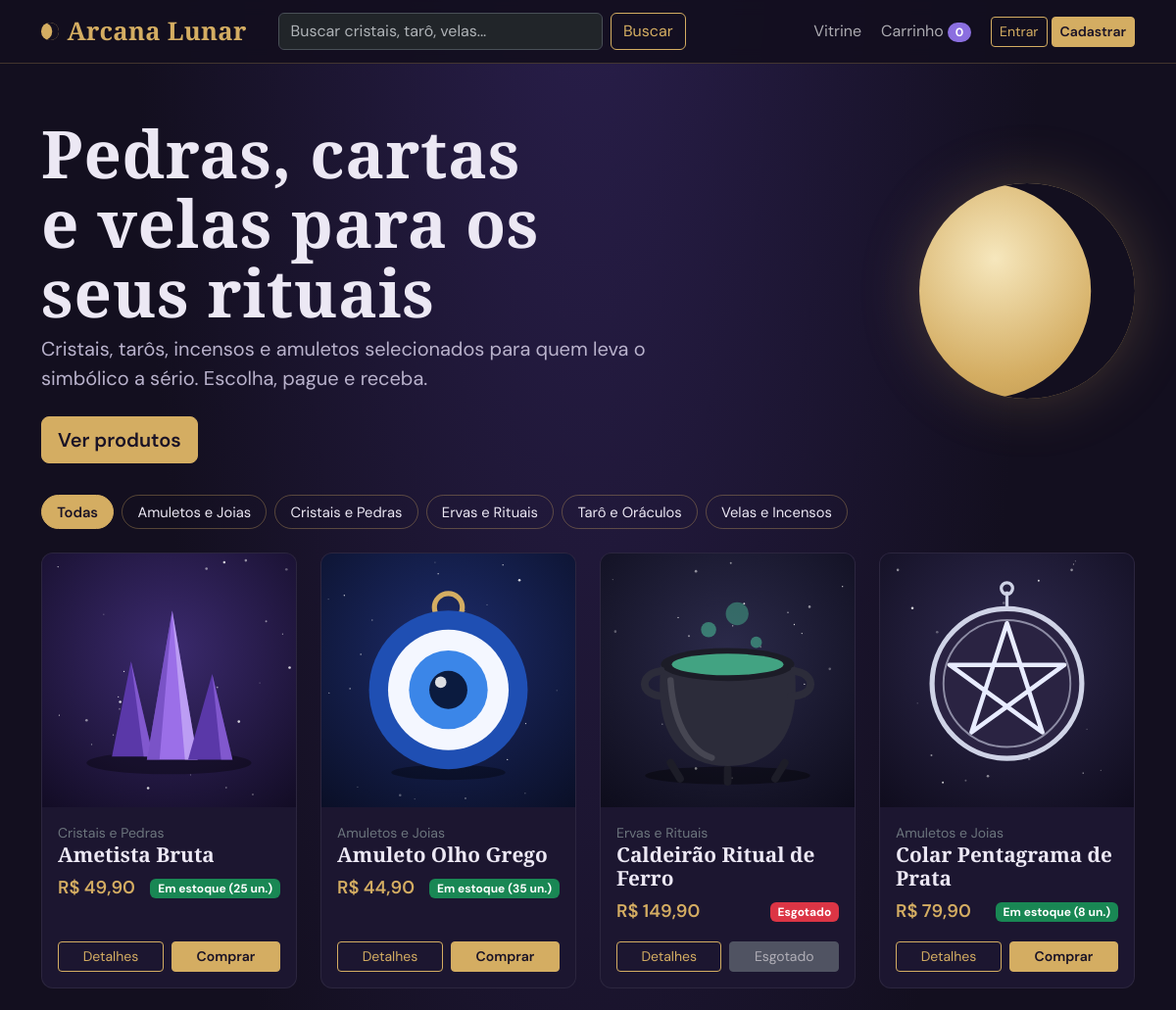
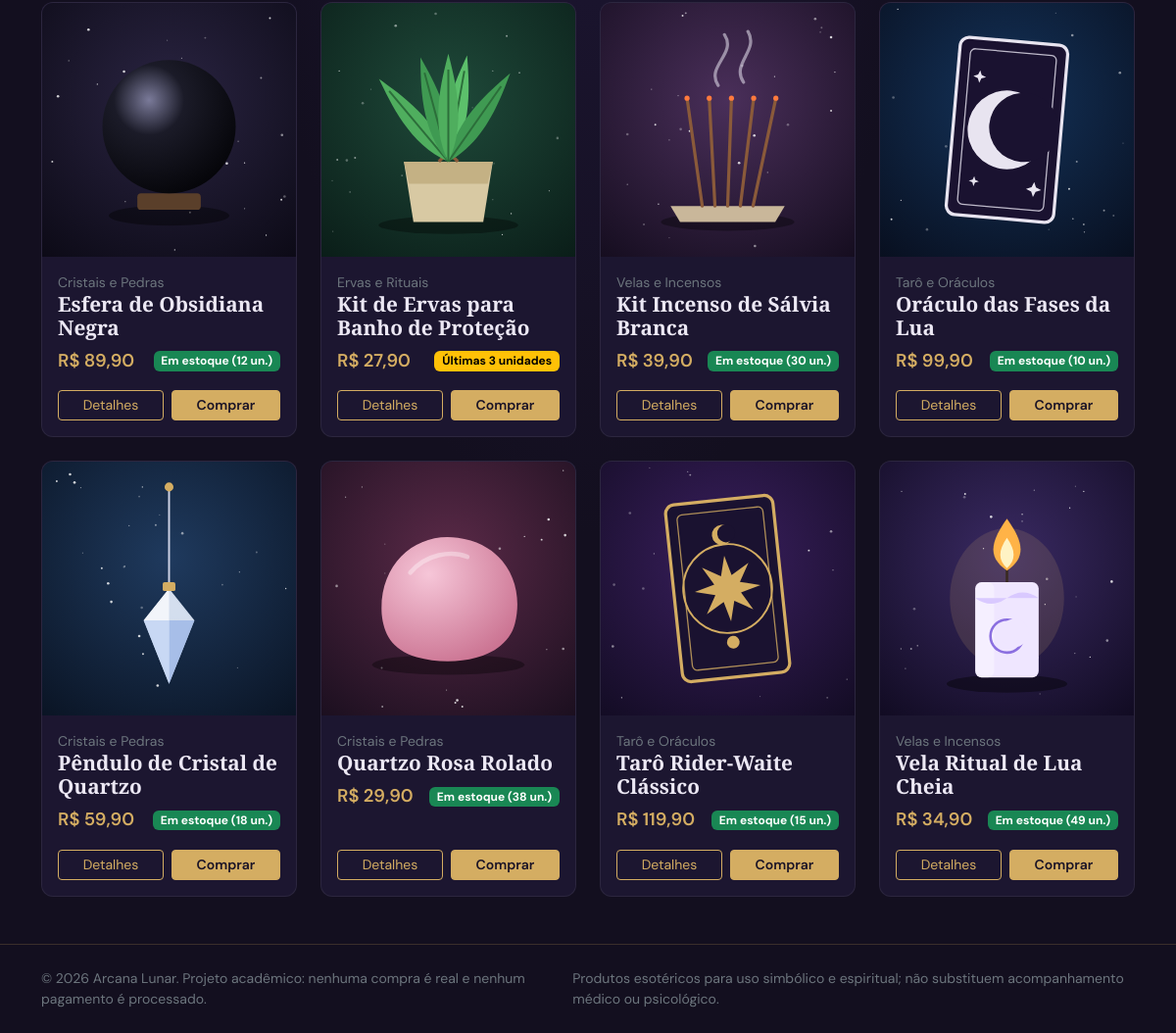
The page / on the database its author committed (2 pictures, top to bottom).
### tables this page shows
CREATE TABLE categorias (
    id         INT UNSIGNED NOT NULL AUTO_INCREMENT,
    nome       VARCHAR(80) NOT NULL,
    descricao  VARCHAR(255) NULL,
    PRIMARY KEY (id),
    UNIQUE KEY uq_categorias_nome (nome)
);

CREATE TABLE produtos (
    id            INT UNSIGNED NOT NULL AUTO_INCREMENT,
    categoria_id  INT UNSIGNED NOT NULL,
    nome          VARCHAR(150) NOT NULL,
    descricao     TEXT NOT NULL,
    preco         DECIMAL(10,2) NOT NULL,
    estoque       INT UNSIGNED NOT NULL DEFAULT 0,
    imagem        VARCHAR(255) NULL,
    ativo         TINYINT(1) NOT NULL DEFAULT 1,
    criado_em     TIMESTAMP NOT NULL DEFAULT CURRENT_TIMESTAMP,
    PRIMARY KEY (id),
    KEY idx_produtos_categoria (categoria_id),
    KEY idx_produtos_ativo (ativo),
    CONSTRAINT fk_produtos_categoria FOREIGN KEY (categoria_id)
        REFERENCES categorias (id) ON UPDATE CASCADE ON DELETE RESTRICT,
    CONSTRAINT ck_produtos_preco CHECK (preco >= 0)
);

### includes/helpers.php (called while the page is built, shortened)
<?php
function e($valor): string
{
    return htmlspecialchars((string) $valor, ENT_QUOTES | ENT_SUBSTITUTE, 'UTF-8');
}
function url(string $caminho = ''): string
{
    return BASE_URL . '/' . ltrim($caminho, '/');
}
function para_centavos($valor): int
{
    return (int) round(((float) $valor) * 100);
}
function moeda_centavos(int $centavos): string
{
    return 'R$ ' . number_format($centavos / 100, 2, ',', '.');
}
function moeda($valor): string
{
    return moeda_centavos(para_centavos($valor));
}
function imagem_url(?string $caminho): string
{
    return url($caminho);
}
function estoque_info(int $estoque): array
{
    if ($estoque <= 0) {
        return ['danger', 'Esgotado'];
    }
    if ($estoque <= 5) {
        return ['warning', 'Últimas ' . $estoque . ' unidade' . ($estoque > 1 ? 's' : '')];
    }
    return ['success', 'Em estoque (' . $estoque . ' un.)'];
}

### includes/cart.php (called while the page is built, shortened)
<?php
function carrinho_obter(): array
{
    $c = $_SESSION['carrinho'] ?? [];
    return is_array($c) ? $c : [];
}
function carrinho_quantidade_total(): int
{
    return (int) array_sum(array_map('intval', carrinho_obter()));
}

### includes/auth.php (called while the page is built, shortened)
<?php
function usuario_logado(): ?array
{
    return isset($_SESSION['usuario']) && is_array($_SESSION['usuario']) ? $_SESSION['usuario'] : null;
}

### index.php (the view, shortened to what this page needs)
<?php
$q = trim((string) ($_GET['q'] ?? ''));
$catId = filter_var($_GET['categoria'] ?? 0, FILTER_VALIDATE_INT, ['options' => ['min_range' => 0]]);
$pdo = db();
$categorias = $pdo->query('SELECT id, nome FROM categorias ORDER BY nome')->fetchAll();
$like = '%' . addcslashes($q, '%_\\') . '%';
$st = $pdo->prepare(
    'SELECT p.id, p.nome, p.preco, p.estoque, p.imagem, c.nome AS categoria
       FROM produtos p
       JOIN categorias c ON c.id = p.categoria_id
      WHERE p.ativo = 1
        AND (:cat_filtro = 0 OR p.categoria_id = :cat_id)
        AND (:q_filtro = \'\' OR p.nome LIKE :q_nome OR p.descricao LIKE :q_desc)
      ORDER BY p.nome'
);
$st->bindValue(':cat_filtro', $catId, PDO::PARAM_INT);
$st->bindValue(':cat_id', $catId, PDO::PARAM_INT);
$st->bindValue(':q_filtro', $q, PDO::PARAM_STR);
$st->bindValue(':q_nome', $like, PDO::PARAM_STR);
$st->bindValue(':q_desc', $like, PDO::PARAM_STR);
$st->execute();
$produtos = $st->fetchAll();
$filtrando = ($q !== '' || $catId > 0);
require __DIR__ . '/includes/header.php';
?>
<?php if (!$filtrando): ?>
<section class="hero">
    <div class="container">
        <div class="row align-items-center g-4">
            <div class="col-md-8">
                <h1 class="titulo-arcano">Pedras, cartas e velas para os seus rituais</h1>
                <p class="fs-5 mb-4">Cristais, tarôs, incensos e amuletos selecionados para quem leva o simbólico a sério. Escolha, pague e receba.</p>
                <a href="#vitrine" class="btn btn-ouro btn-lg">Ver produtos</a>
            </div>
            <div class="col-md-4 d-none d-md-block"><div class="hero-lua" aria-hidden="true"></div></div>
        </div>
    </div>
</section>
<?php endif; ?>
<section class="container <?= $filtrando ? 'pt-4' : '' ?>" id="vitrine">
    <div class="d-flex flex-wrap gap-2 mb-4" aria-label="Filtrar por categoria">
        <a class="chip-categoria <?= $catId === 0 ? 'ativa' : '' ?>" href="<?= e(url('index.php' . ($q !== '' ? '?q=' . urlencode($q) : ''))) ?>">Todas</a>
        <?php foreach ($categorias as $c): ?>
            <a class="chip-categoria <?= $catId === (int) $c['id'] ? 'ativa' : '' ?>"
               href="<?= e(url('index.php?categoria=' . (int) $c['id'] . ($q !== '' ? '&q=' . urlencode($q) : ''))) ?>"><?= e($c['nome']) ?></a>
        <?php endforeach; ?>
    </div>
    <?php if (!$produtos): ?>
        <div class="painel text-center py-5">
            <h2 class="h3">Nenhum produto encontrado</h2>
            <p class="text-secondary">Tente outra palavra ou volte para todas as categorias.</p>
            <a class="btn btn-outline-ouro" href="<?= e(url('index.php')) ?>">Limpar filtros</a>
        </div>
    <?php else: ?>
    <div class="row row-cols-1 row-cols-sm-2 row-cols-lg-3 row-cols-xl-4 g-4">
        <?php foreach ($produtos as $p): [$classe, $texto] = estoque_info((int) $p['estoque']); ?>
        <div class="col">
            <article class="card-produto d-flex flex-column">
                <a href="<?= e(url('produto.php?id=' . (int) $p['id'])) ?>">
                    <img src="<?= e(imagem_url($p['imagem'])) ?>" alt="<?= e($p['nome']) ?>" loading="lazy">
                </a>
                <div class="p-3 d-flex flex-column flex-grow-1">
                    <span class="small text-secondary"><?= e($p['categoria']) ?></span>
                    <a class="nome mb-2" href="<?= e(url('produto.php?id=' . (int) $p['id'])) ?>"><?= e($p['nome']) ?></a>
                    <div class="d-flex justify-content-between align-items-center mb-3">
                        <span class="preco"><?= e(moeda($p['preco'])) ?></span>
                        <span class="badge text-bg-<?= e($classe) ?>"><?= e($texto) ?></span>
                    </div>
                    <div class="mt-auto d-flex gap-2">
                        <a class="btn btn-outline-ouro btn-sm flex-fill" href="<?= e(url('produto.php?id=' . (int) $p['id'])) ?>">Detalhes</a>
                        <?php if ((int) $p['estoque'] > 0): ?>
                        <form action="<?= e(url('carrinho.php')) ?>" method="post" class="flex-fill">
                            <button class="btn btn-ouro btn-sm w-100" type="submit">Comprar</button>
                        </form>
                        <?php else: ?>
                            <button class="btn btn-secondary btn-sm flex-fill" type="button" disabled>Esgotado</button>
                        <?php endif; ?>
                    </div>
                </div>
            </article>
        </div>
        <?php endforeach; ?>
    </div>
    <?php endif; ?>
</section>
<?php require __DIR__ . '/includes/footer.php'; ?>

### includes/header.php (shortened to what this page needs)
<?php
$usuario = usuario_logado();
$qtdCarrinho = carrinho_quantidade_total();
$buscaAtual = isset($_GET['q']) && is_string($_GET['q']) ? $_GET['q'] : '';
?>
<!DOCTYPE html>
<html lang="pt-BR" data-bs-theme="dark">
<head>
    <link href="https://cdn.jsdelivr.net/npm/bootstrap@5.3.3/dist/css/bootstrap.min.css" rel="stylesheet">
    <link href="<?= e(url('assets/css/style.css')) ?>" rel="stylesheet">
</head>
<body>
<nav class="navbar navbar-expand-lg navbar-arcana sticky-top">
    <div class="container">
        <a class="navbar-brand marca" href="<?= e(url('index.php')) ?>"><span class="marca-lua" aria-hidden="true"></span><?= e(APP_NOME) ?></a>
        <div class="collapse navbar-collapse" id="menuPrincipal">
            <form class="d-flex my-3 my-lg-0 mx-lg-3 flex-grow-1 busca-nav" role="search" action="<?= e(url('index.php')) ?>" method="get">
                <input class="form-control" type="search" name="q" value="<?= e($buscaAtual) ?>" placeholder="Buscar cristais, tarô, velas..." maxlength="100" aria-label="Buscar produtos">
                <button class="btn btn-outline-ouro ms-2" type="submit">Buscar</button>
            </form>
            <ul class="navbar-nav ms-auto align-items-lg-center gap-lg-1">
                <li class="nav-item"><a class="nav-link" href="<?= e(url('index.php')) ?>">Vitrine</a></li>
                <li class="nav-item">
                    <a class="nav-link" href="<?= e(url('carrinho.php')) ?>">Carrinho
                        <span class="badge rounded-pill badge-carrinho" id="badgeCarrinho"><?= (int) $qtdCarrinho ?></span>
                    </a>
                </li>
                <?php if ($usuario): ?>
                    <li class="nav-item ms-lg-2">
                        <form action="<?= e(url('logout.php')) ?>" method="post" class="d-flex align-items-center gap-2">
                            <?= csrf_campo() ?>
                            <span class="small text-secondary">Olá, <?= e(explode(' ', $usuario['nome'])[0]) ?></span>
                            <button class="btn btn-sm btn-outline-secondary" type="submit">Sair</button>
                        </form>
                    </li>
                <?php else: ?>
                    <li class="nav-item ms-lg-2"><a class="btn btn-sm btn-outline-ouro" href="<?= e(url('login.php')) ?>">Entrar</a></li>
                    <li class="nav-item"><a class="btn btn-sm btn-ouro" href="<?= e(url('cadastro.php')) ?>">Cadastrar</a></li>
                <?php endif; ?>
            </ul>
        </div>
    </div>
</nav>
<main id="conteudo">

### includes/footer.php (shortened to what this page needs)
</main>
<footer class="rodape mt-5 py-4">
    <div class="container d-flex flex-column flex-md-row justify-content-between gap-2 small text-secondary">
        <span>&copy; <?= date('Y') ?> <?= e(APP_NOME) ?>. Projeto acadêmico: nenhuma compra é real e nenhum pagamento é processado.</span>
        <span>Produtos esotéricos para uso simbólico e espiritual; não substituem acompanhamento médico ou psicológico.</span>
    </div>
</footer>
</body>
</html>

### assets/css/style.css (style rules this page uses)
:root { --noite: #130f1f; --noite-2: #1c1630; --nevoa: #2b2245; --ametista: #8b6fe0; --ouro: #d4ad62; --ouro-escuro: #b38d45; --lua: #ece8f4; --quartzo: #e3a8bd; --fonte-titulo: "Cormorant Garamond", Georgia, "Times New Roman", serif; --fonte-texto: "DM Sans", system-ui, -apple-system, "Segoe UI", Roboto, sans-serif; }
body { font-family: var(--fonte-texto); background: radial-gradient(ellipse at 50% -10%, #2a1f4d 0%, var(--noite) 55%) fixed; color: var(--lua); min-height: 100vh; display: flex; flex-direction: column; }
main { flex: 1 0 auto; }
h1, h2, h3, h4, .titulo-arcano, .marca { font-family: var(--fonte-titulo); letter-spacing: .01em; }
h1, h2, h3 { font-weight: 700; }
.navbar-arcana { background: rgba(19, 15, 31, .92); backdrop-filter: blur(8px); border-bottom: 1px solid rgba(212, 173, 98, .25); }
.marca { font-size: 1.6rem; font-weight: 700; color: var(--ouro) !important; display: inline-flex; align-items: center; gap: .55rem; }
.marca-lua { width: 1.1rem; height: 1.1rem; border-radius: 50%; background: var(--ouro); box-shadow: inset -.42rem 0 0 0 var(--noite); }
.busca-nav { max-width: 26rem; }
.badge-carrinho { background: var(--ametista); color: #fff; }
.btn-ouro { background: var(--ouro); border-color: var(--ouro); color: #1a1326; font-weight: 600; }
.btn-outline-ouro { color: var(--ouro); border-color: var(--ouro); }
a { color: var(--ouro); }
.hero { padding: 3.5rem 0 2rem; }
.hero h1 { font-size: clamp(2.4rem, 6vw, 4.2rem); line-height: 1.05; max-width: 14ch; }
.hero p { max-width: 46ch; color: #b9b2cc; }
.hero-lua { width: clamp(120px, 22vw, 220px); aspect-ratio: 1; border-radius: 50%; background: radial-gradient(circle at 35% 35%, #f6e7bd, var(--ouro) 60%, var(--ouro-escuro)); box-shadow: inset -2.8rem 0 0 0 var(--noite), 0 0 60px rgba(212, 173, 98, .25); margin-left: auto; }
.chip-categoria { border: 1px solid rgba(212, 173, 98, .35); color: var(--lua); border-radius: 999px; padding: .35rem .95rem; text-decoration: none; font-size: .92rem; background: transparent; }
.chip-categoria.ativa { background: var(--ouro); color: #1a1326; border-color: var(--ouro); font-weight: 600; }
.card-produto { background: var(--noite-2); border: 1px solid rgba(255, 255, 255, .07); border-radius: .75rem; overflow: hidden; height: 100%; }
.card-produto img { aspect-ratio: 1; object-fit: cover; width: 100%; background: var(--nevoa); }
.card-produto .nome { font-family: var(--fonte-titulo); font-size: 1.3rem; font-weight: 700; color: var(--lua); text-decoration: none; line-height: 1.15; }
.preco { color: var(--ouro); font-weight: 600; font-size: 1.15rem; }
.titulo-arcano { color: var(--lua); }
.rodape { border-top: 1px solid rgba(212, 173, 98, .2); }

### rows shown on the page
categorias: nome "Amuletos e Joias"
categorias: nome "Cristais e Pedras"
categorias: nome "Ervas e Rituais"
categorias: nome "Tarô e Oráculos"
categorias: nome "Velas e Incensos"
produtos: imagem (picture), categoria.nome "Cristais e Pedras", nome "Ametista Bruta", preco "R$ 49,90", texto "Em estoque (25 un.)"
produtos: imagem (picture), categoria.nome "Amuletos e Joias", nome "Amuleto Olho Grego", preco "R$ 44,90", texto "Em estoque (35 un.)"
produtos: imagem (picture), categoria.nome "Ervas e Rituais", nome "Caldeirão Ritual de Ferro", preco "R$ 149,90", texto "Esgotado", estoque "Esgotado"
produtos: imagem (picture), categoria.nome "Amuletos e Joias", nome "Colar Pentagrama de Prata", preco "R$ 79,90", texto "Em estoque (8 un.)"
produtos: imagem (picture), categoria.nome "Cristais e Pedras", nome "Esfera de Obsidiana Negra", preco "R$ 89,90", texto "Em estoque (12 un.)"
produtos: imagem (picture), categoria.nome "Ervas e Rituais", nome "Kit de Ervas para Banho de Proteção", preco "R$ 27,90", texto "Últimas 3 unidades"
produtos: imagem (picture), categoria.nome "Velas e Incensos", nome "Kit Incenso de Sálvia Branca", preco "R$ 39,90", texto "Em estoque (30 un.)"
produtos: imagem (picture), categoria.nome "Tarô e Oráculos", nome "Oráculo das Fases da Lua", preco "R$ 99,90", texto "Em estoque (10 un.)"
produtos: imagem (picture), categoria.nome "Cristais e Pedras", nome "Pêndulo de Cristal de Quartzo", preco "R$ 59,90", texto "Em estoque (18 un.)"
produtos: imagem (picture), categoria.nome "Cristais e Pedras", nome "Quartzo Rosa Rolado", preco "R$ 29,90", texto "Em estoque (38 un.)"
produtos: imagem (picture), categoria.nome "Tarô e Oráculos", nome "Tarô Rider-Waite Clássico", preco "R$ 119,90", texto "Em estoque (15 un.)"
produtos: imagem (picture), categoria.nome "Velas e Incensos", nome "Vela Ritual de Lua Cheia", preco "R$ 34,90", texto "Em estoque (49 un.)"

### other values the page prints
APP_NOME "Arcana Lunar"
$qtdCarrinho "0"
